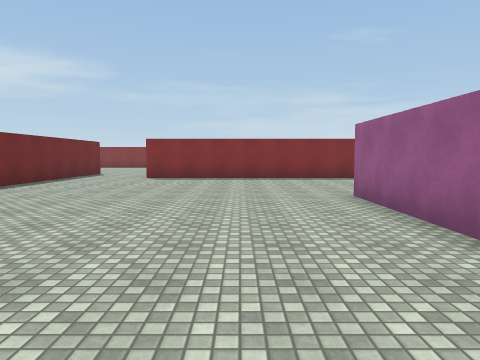
[1] (above)

24 first-person views from a walk through a Unity game level. The camera is 1.4 m above the floor, tilts 4° down and sees 70° across. The floor is counted in squares, 2 m on a side. Each view is taken from the middle of a square. On the plan, view 1 faces up. The plan holds only what a view shows up to about 11 squares ahead; the rest is blank. The place goes on beyond the plan. The player character is not drawn. Surface patterns are stand-ins for the level's own textures.

[2]
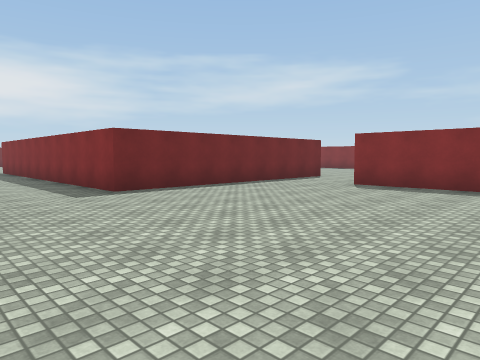

[3]
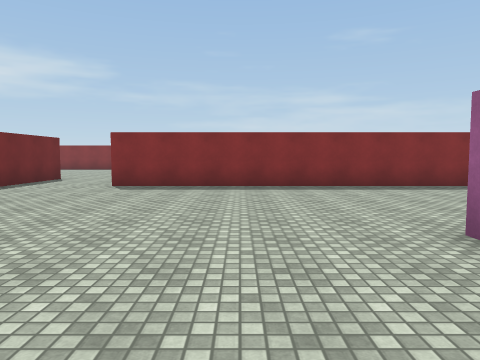

[4]
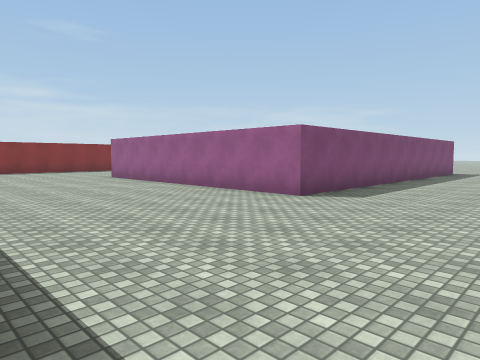

[5]
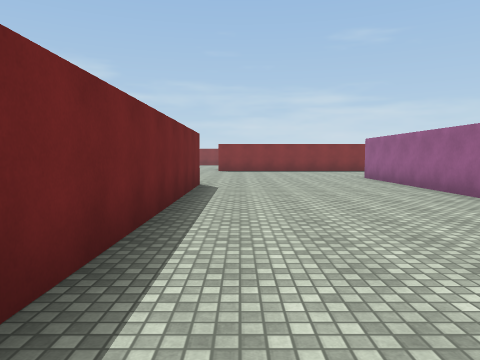

[6]
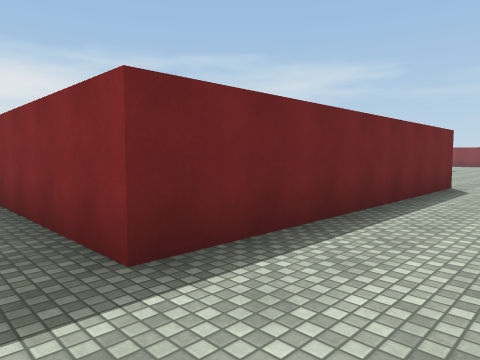

[7]
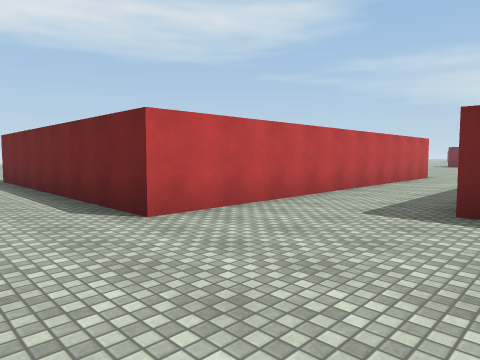

[8]
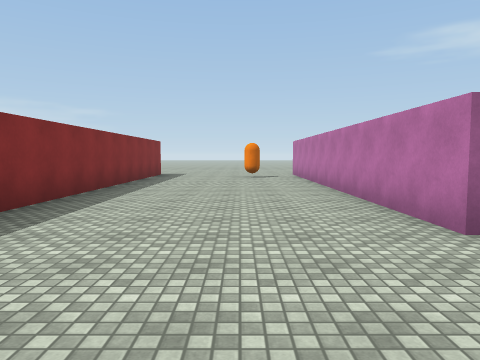

[9]
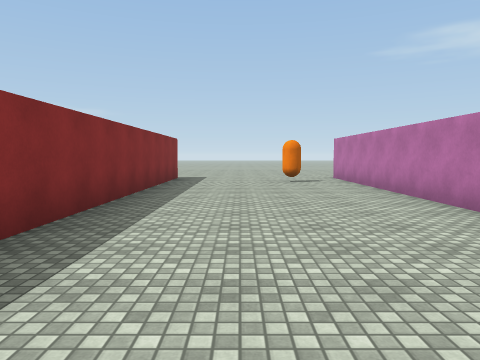

[10]
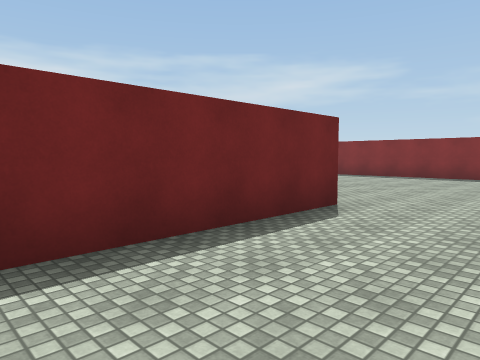

[11]
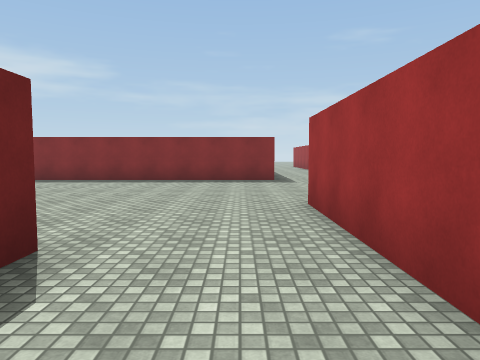

[12]
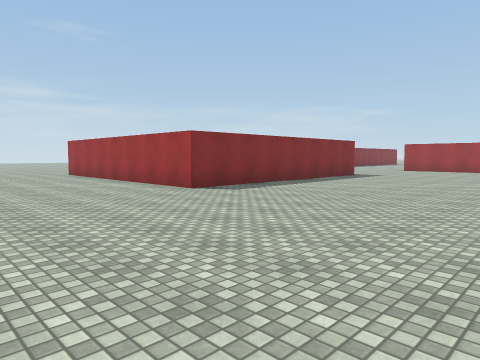

[13]
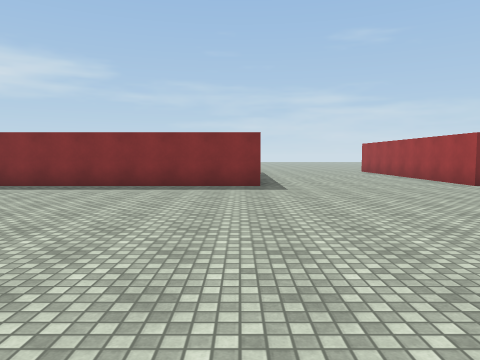

[14]
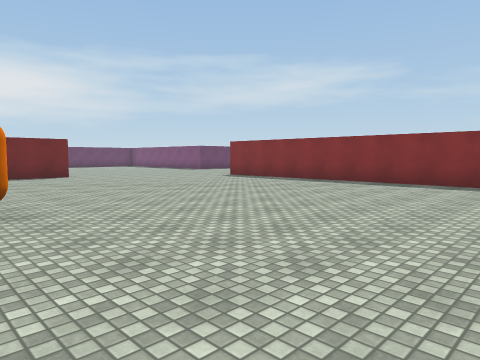

[15]
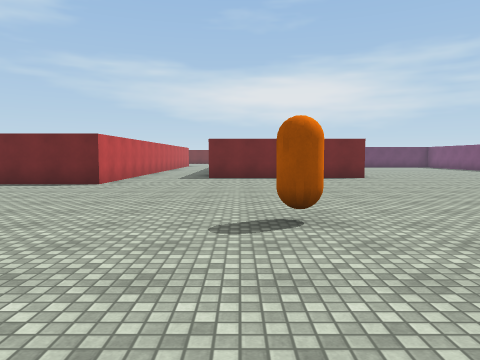

[16]
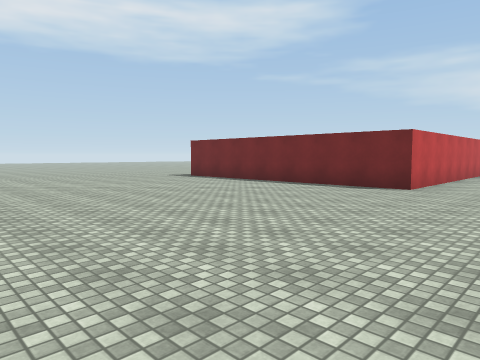

[17]
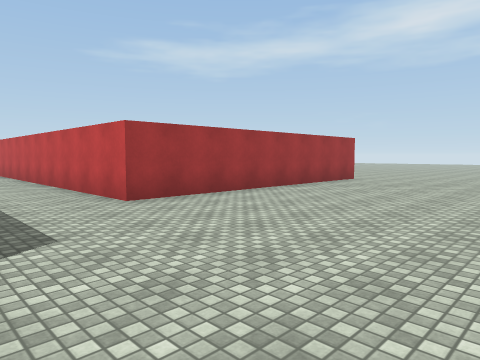

[18]
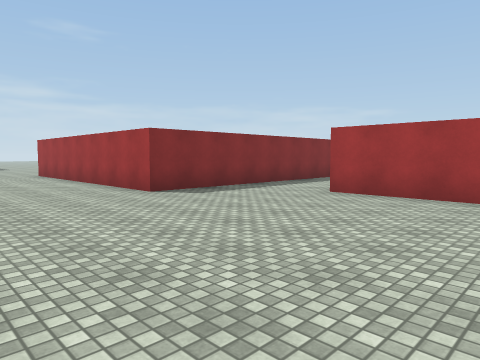

[19]
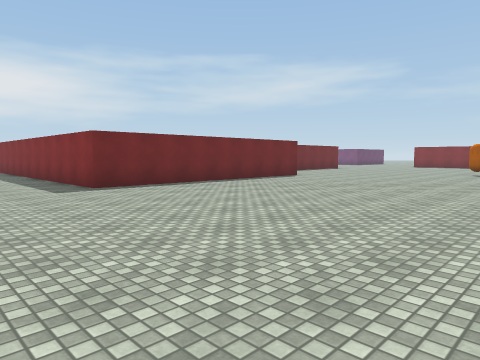

[20]
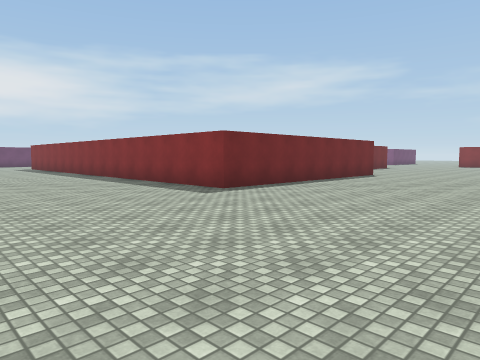

[21]
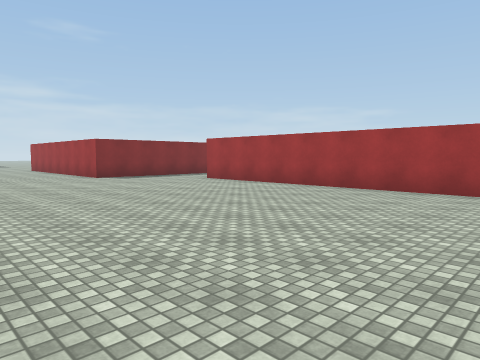

[22]
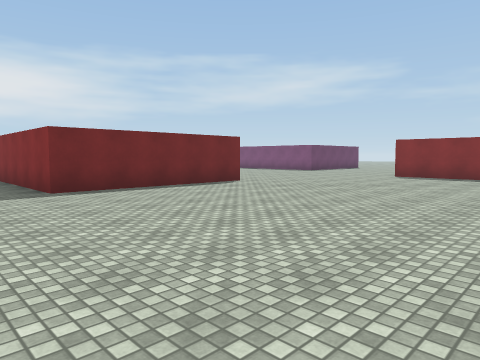

[23]
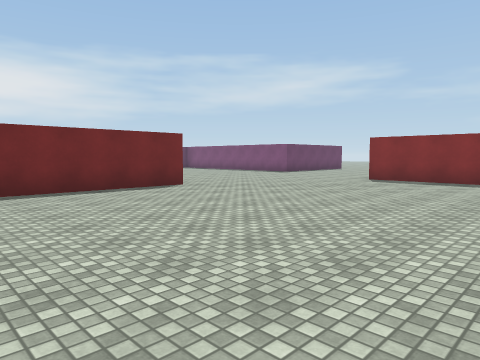

[24]
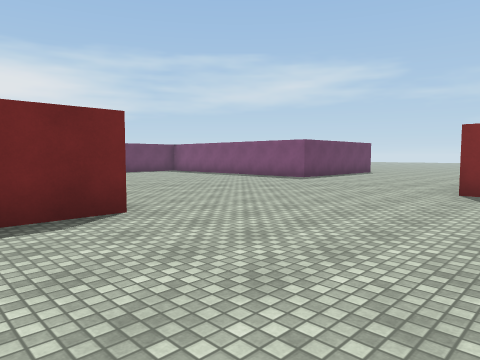

### Floor plan
Points are (right, up) in squares from view 1. A wall is a line through its corners. A room is listed if a view was taken in it or the views show most of it. See-through windows are left out.
Room 1 (views 1, 2, 3, 4, 5, 6, 7, 8, 9, 10, 11)
walls: (-3, 12.4) (-3, 14.6); (8.5, -1.5) (2, -1.5) (2, 6) (8.5, 6); (-5.5, 13.6) (-5.5, 6) (-13.5, 6); (-13, 3.5) (-3, 3.5) (-3, -4) (-6.9, -4); (8.5, 11) (-3, 11)
ways out: opening at (-14, -5) to room 2; opening at (-14, 4.5) to room 2; opening at (-4.5, 14.5) to room 2
Room 2 (views 12, 13, 14, 15, 16, 17, 18, 19, 20, 21, 22, 23, 24)
walls: (-13.5, 6) (-15.5, 6) (-15.5, 12.1); (-15.5, 21) (-25.6, 21); (-28, 16.1) (-28, 11) (-30.5, 11); (-3, 14.6) (-3, 16); (-30.5, 8.5) (-25.5, 8.5) (-25.5, 1) (-30.5, 1); (-2.9, 21) (-10.5, 21) (-10.5, 26.1); (-13, -4.1) (-13, 3.5)
ways out: opening at (-14, -5) to room 1; opening at (-14, 4.5) to room 1; opening at (-4.5, 14.5) to room 1
objects: orange capsule (-21, 13)

Where each view was taken, in squares from view 1:
view 1: 0 up, 0 right, facing up
view 2: 3 up, 1 right, facing up-left
view 3: 3 up, 0 right, facing up
view 4: 5 down, 3 left, facing up-right
view 5: 5 down, 2 left, facing up
view 6: 5 down, 1 left, facing up-left
view 7: 7 up, 1 left, facing down-left
view 8: 8 up, 1 left, facing right
view 9: 9 up, 1 right, facing right
view 10: 9 up, 3 left, facing up-left
view 11: 11 up, 4 left, facing up
view 12: 15 up, 15 left, facing up-right
view 13: 13 up, 16 left, facing up
view 14: 12 up, 16 left, facing up-left
view 15: 12 up, 17 left, facing left
view 16: 11 up, 18 left, facing down-left
view 17: 6 up, 18 left, facing down-right
view 18: 0 up, 19 left, facing up-right
view 19: 2 down, 18 left, facing up-left
view 20: 4 down, 20 left, facing up-left
view 21: 5 down, 20 left, facing up-right
view 22: 9 up, 21 left, facing up-left
view 23: 11 up, 21 left, facing up-left
view 24: 14 up, 24 left, facing up-left
